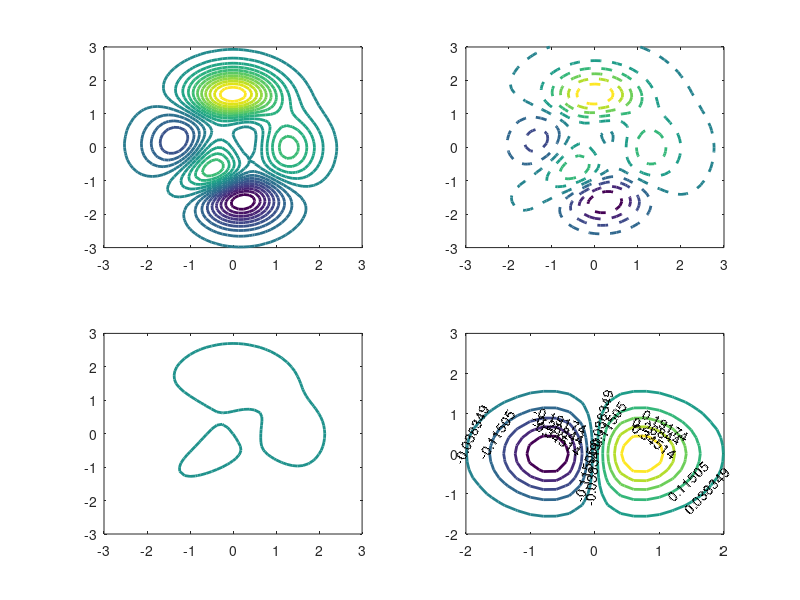

Source code (MATLAB):
figure;
[X,Y,Z] = peaks;
subplot(2,2,1);
contour(X,Y,Z,20,'LineWidth',2);
subplot(2,2,2);
contour(X,Y,Z,'--','LineWidth',2);
subplot(2,2,3);
v = [1,1];
contour(X,Y,Z,v,'LineWidth',2);
x = -2:0.2:2;
y = -2:0.2:3;
[X,Y] = meshgrid(x,y);
Z = X.*exp(-X.^2-Y.^2);
subplot(2,2,4);
contour(X,Y,Z,'ShowText','on','LineWidth',2);
